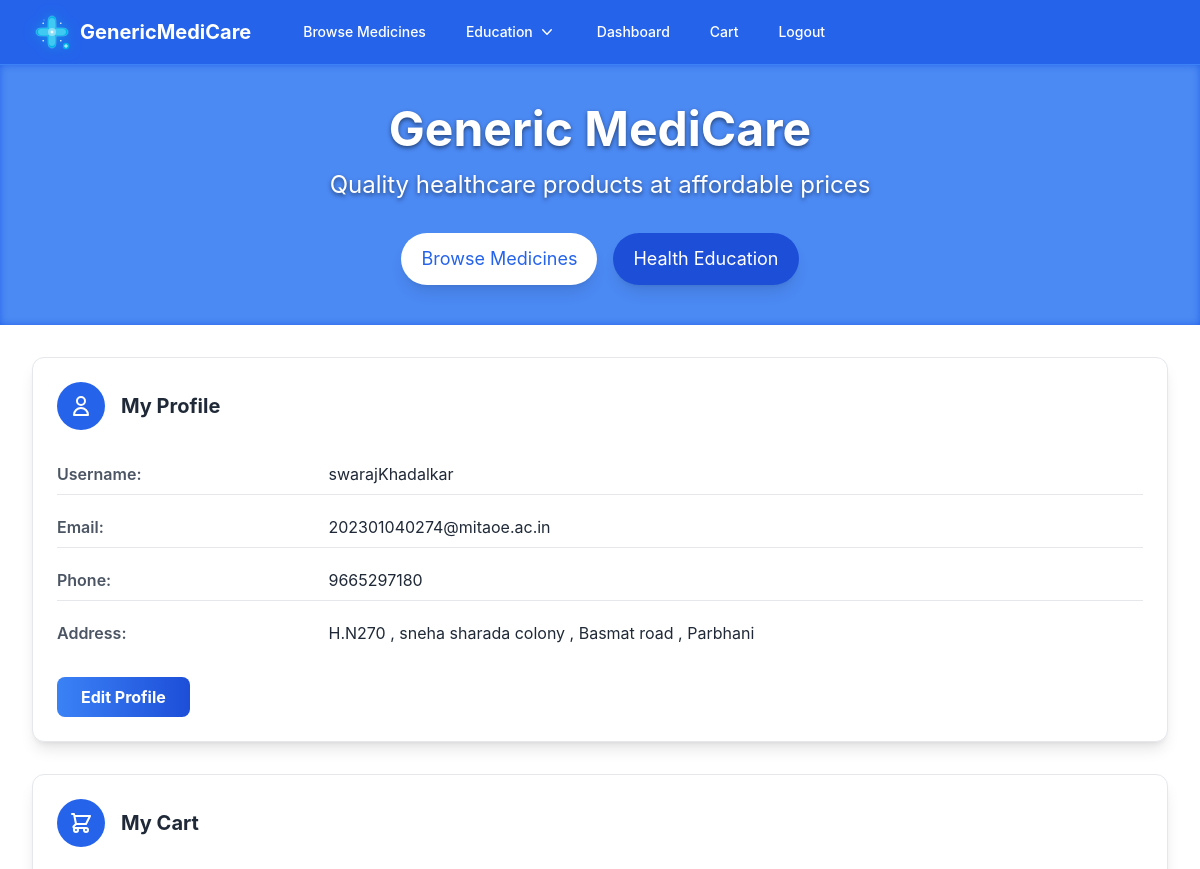
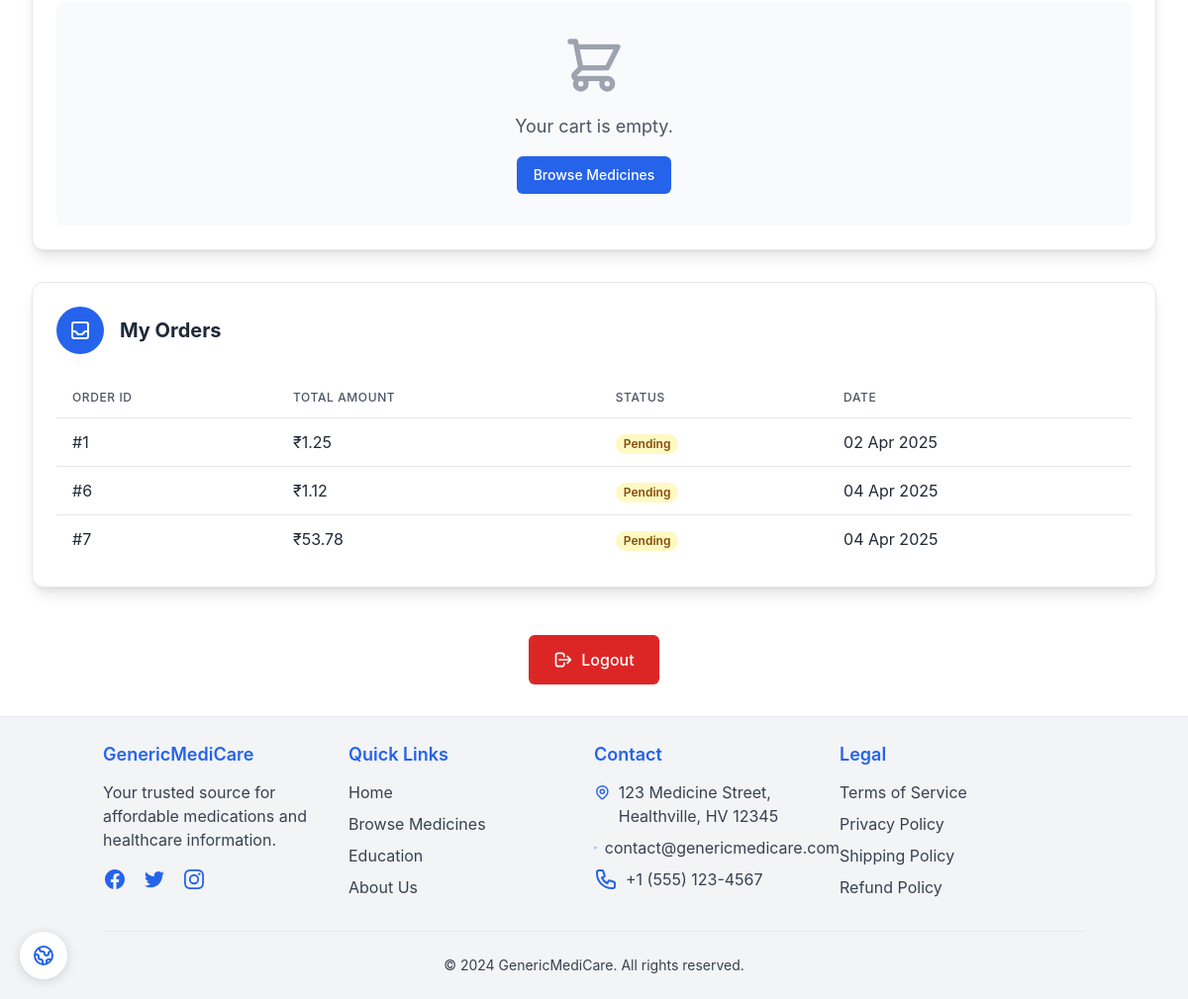
The page /dashboard/customer/ (signed in) on the database its author committed (2 pictures, top to bottom).
### store/models.py (models this page shows, shortened)
class CustomerProfile(models.Model):
    user = models.OneToOneField(User, on_delete=models.CASCADE)
    phone_number = models.CharField(max_length=15)
    address = models.TextField()

class Order(models.Model):
    customer = models.ForeignKey(CustomerProfile, on_delete=models.CASCADE)
    full_name = models.CharField(max_length=255)
    email = models.EmailField()
    phone = models.CharField(max_length=15)
    alternate_phone = models.CharField(max_length=15, blank=True, null=True)
    address = models.TextField()
    city = models.CharField(max_length=100)
    pincode = models.CharField(max_length=10)
    delivery_instructions = models.TextField(blank=True, null=True)
    total_price = models.DecimalField(max_digits=10, decimal_places=2)  # Renamed from total_amount
    payment_method = models.CharField(max_length=50, choices=[("COD", "Cash on Delivery"), ("Online", "Online Payment")])
    created_at = models.DateTimeField(auto_now_add=True)
    STATUS_CHOICES = [
        ('Pending', 'Pending'),
        ('Shipped', 'Shipped'),
        ('Delivered', 'Delivered'),
        ('Cancelled', 'Cancelled'),
    ]
    status = models.CharField(max_length=20, choices=STATUS_CHOICES, default='Pending')
    prescription = models.ImageField(upload_to='prescriptions/', null=True, blank=True)

### store/views.py (the view)
# urls.py: path('dashboard/customer/', customer_dashboard, name='customer_dashboard'),
@login_required
def customer_dashboard(request):
    if not hasattr(request.user, 'customerprofile'):
        return redirect('home')  # Prevent unauthorized access
    customer = request.user.customerprofile  # Get the customer profile
    medicines = Medicine.objects.all()
    orders = Order.objects.filter(customer=request.user.customerprofile)
    cart_items = CartItem.objects.filter(cart__customer=customer)  # Get cart items for this customer
    return render(request, 'customer_dashboard.html', {
        'medicines': medicines,
        'orders': orders,
        'cart_items': cart_items
    })

### store/templates/customer_dashboard.html (shortened to what this page needs)
{% extends 'base.html' %}
{% block content %}
<div class="grid grid-cols-1 gap-8">
    <div class="bg-white rounded-xl overflow-hidden shadow-lg border border-gray-200 hover:shadow-blue-500/10 transition-all duration-300 transform hover:scale-[1.01]">
        <div class="p-6">
            <div class="flex items-center mb-6">
                <div class="bg-primary-600 rounded-full p-3 mr-4">
                    <svg xmlns="http://www.w3.org/2000/svg" class="h-6 w-6 text-white" fill="none" viewBox="0 0 24 24" stroke="currentColor">
                        <path stroke-linecap="round" stroke-linejoin="round" stroke-width="2" d="M16 7a4 4 0 11-8 0 4 4 0 018 0zM12 14a7 7 0 00-7 7h14a7 7 0 00-7-7z" />
                    </svg>
                </div>
                <h2 class="text-xl font-bold text-gray-800">My Profile</h2>
            </div>
            <div class="space-y-3 mb-6">
                <div class="flex flex-col md:flex-row md:items-center py-2 border-b border-gray-200">
                    <span class="font-semibold text-gray-600 md:w-1/4">Username:</span>
                    <span class="text-gray-800">{{ user.username }}</span>
                </div>
                <div class="flex flex-col md:flex-row md:items-center py-2 border-b border-gray-200">
                    <span class="font-semibold text-gray-600 md:w-1/4">Email:</span>
                    <span class="text-gray-800">{{ user.email }}</span>
                </div>
                <div class="flex flex-col md:flex-row md:items-center py-2 border-b border-gray-200">
                    <span class="font-semibold text-gray-600 md:w-1/4">Phone:</span>
                    <span class="text-gray-800">{{ user.customerprofile.phone_number }}</span>
                </div>
                <div class="flex flex-col md:flex-row md:items-center py-2">
                    <span class="font-semibold text-gray-600 md:w-1/4">Address:</span>
                    <span class="text-gray-800">{{ user.customerprofile.address }}</span>
                </div>
            </div>
            <a href="{%url 'edit_customer_profile' %}" class="inline-block bg-gradient-to-r from-primary-500 to-primary-700 hover:from-primary-600 hover:to-primary-800 text-white font-bold py-2 px-6 rounded-lg focus:outline-none focus:shadow-outline transition-all duration-300 transform hover:-translate-y-1">
                Edit Profile
            </a>
        </div>
    </div>
    <div class="bg-white rounded-xl overflow-hidden shadow-lg border border-gray-200 hover:shadow-blue-500/10 transition-all duration-300 transform hover:scale-[1.01]">
        <div class="p-6">
            <div class="flex items-center mb-6">
                <div class="bg-primary-600 rounded-full p-3 mr-4">
                </div>
                <h2 class="text-xl font-bold text-gray-800">My Cart</h2>
            </div>
            {% if cart_items %}
                <div class="overflow-x-auto">
                    <table class="min-w-full divide-y divide-gray-200">
                        <thead>
                            <tr>
                                <th class="px-4 py-3 text-left text-xs font-medium text-gray-600 uppercase tracking-wider">Medicine</th>
                                <th class="px-4 py-3 text-left text-xs font-medium text-gray-600 uppercase tracking-wider">Price</th>
                                <th class="px-4 py-3 text-left text-xs font-medium text-gray-600 uppercase tracking-wider">Quantity</th>
                                <th class="px-4 py-3 text-left text-xs font-medium text-gray-600 uppercase tracking-wider">Total</th>
                                <th class="px-4 py-3 text-left text-xs font-medium text-gray-600 uppercase tracking-wider">Action</th>
                            </tr>
                        </thead>
                        <tbody class="divide-y divide-gray-200">
                            {% for item in cart_items %}
                                <tr class="hover:bg-gray-50">
                                    <td class="px-4 py-3 whitespace-nowrap text-gray-800">{{ item.medicine.name }}</td>
                                    <td class="px-4 py-3 whitespace-nowrap text-gray-800">₹{{ item.medicine.price }}</td>
                                    <td class="px-4 py-3 whitespace-nowrap text-gray-800">{{ item.quantity }}</td>
                                    <td class="px-4 py-3 whitespace-nowrap text-gray-800">₹{{ item.get_total_price }}</td>
                                    <td class="px-4 py-3 whitespace-nowrap">
                                        <a href="{% url 'remove_from_cart' item.id %}" class="inline-flex items-center px-3 py-1 border border-transparent text-sm leading-4 font-medium rounded-md text-white bg-red-600 hover:bg-red-700 focus:outline-none focus:ring-2 focus:ring-offset-2 focus:ring-red-500">
                                            <svg xmlns="http://www.w3.org/2000/svg" class="h-4 w-4 mr-1" fill="none" viewBox="0 0 24 24" stroke="currentColor">
                                                <path stroke-linecap="round" stroke-linejoin="round" stroke-width="2" d="M19 7l-.867 12.142A2 2 0 0116.138 21H7.862a2 2 0 01-1.995-1.858L5 7m5 4v6m4-6v6m1-10V4a1 1 0 00-1-1h-4a1 1 0 00-1 1v3M4 7h16" />
                                            </svg>
                                            Remove
                                        </a>
                                    </td>
                                </tr>
                            {% endfor %}
                        </tbody>
                    </table>
                </div>
                <div class="mt-6 text-right">
                    <a href="{% url 'checkout' %}" class="inline-flex items-center px-6 py-3 border border-transparent text-base font-medium rounded-md shadow-sm text-white bg-green-600 hover:bg-green-700 focus:outline-none focus:ring-2 focus:ring-offset-2 focus:ring-green-500">
                        <svg xmlns="http://www.w3.org/2000/svg" class="h-5 w-5 mr-2" fill="none" viewBox="0 0 24 24" stroke="currentColor">
                            <path stroke-linecap="round" stroke-linejoin="round" stroke-width="2" d="M17 8l4 4m0 0l-4 4m4-4H3" />
                        </svg>
                        Proceed to Checkout
                    </a>
                </div>
            {% else %}
                <div class="bg-gray-50 rounded-lg p-8 text-center">
                    <p class="text-gray-600 text-lg">Your cart is empty.</p>
                    <a href="{% url 'browse_medicines' %}" class="mt-4 inline-flex items-center px-4 py-2 border border-transparent text-sm font-medium rounded-md text-white bg-primary-600 hover:bg-primary-700">
                        Browse Medicines
                    </a>
                </div>
            {% endif %}
        </div>
    </div>
    <div class="bg-white rounded-xl overflow-hidden shadow-lg border border-gray-200 hover:shadow-blue-500/10 transition-all duration-300 transform hover:scale-[1.01]">
        <div class="p-6">
            <div class="flex items-center mb-6">
                <div class="bg-primary-600 rounded-full p-3 mr-4">
                </div>
                <h2 class="text-xl font-bold text-gray-800">My Orders</h2>
            </div>
            <div class="overflow-x-auto">
                <table class="min-w-full divide-y divide-gray-200">
                    <thead>
                        <tr>
                            <th class="px-4 py-3 text-left text-xs font-medium text-gray-600 uppercase tracking-wider">Order ID</th>
                            <th class="px-4 py-3 text-left text-xs font-medium text-gray-600 uppercase tracking-wider">Total Amount</th>
                            <th class="px-4 py-3 text-left text-xs font-medium text-gray-600 uppercase tracking-wider">Status</th>
                            <th class="px-4 py-3 text-left text-xs font-medium text-gray-600 uppercase tracking-wider">Date</th>
                        </tr>
                    </thead>
                    <tbody class="divide-y divide-gray-200">
                        {% for order in orders %}
                            <tr class="hover:bg-gray-50">
                                <td class="px-4 py-3 whitespace-nowrap text-gray-800">#{{ order.pk }}</td>
                                <td class="px-4 py-3 whitespace-nowrap text-gray-800">₹{{ order.total_price }}</td>
                                <td class="px-4 py-3 whitespace-nowrap">
                                    {% if order.status == 'Pending' %}
                                        <span class="px-2 inline-flex text-xs leading-5 font-semibold rounded-full bg-yellow-100 text-yellow-800">
                                            {{ order.status }}
                                        </span>
                                    {% elif order.status == 'Shipped' %}
                                        <span class="px-2 inline-flex text-xs leading-5 font-semibold rounded-full bg-blue-100 text-blue-800">
                                            {{ order.status }}
                                        </span>
                                    {% elif order.status == 'Delivered' %}
                                        <span class="px-2 inline-flex text-xs leading-5 font-semibold rounded-full bg-green-100 text-green-800">
                                            {{ order.status }}
                                        </span>
                                    {% else %}
                                        <span class="px-2 inline-flex text-xs leading-5 font-semibold rounded-full bg-gray-100 text-gray-800">
                                            {{ order.status }}
                                        </span>
                                    {% endif %}
                                </td>
                                <td class="px-4 py-3 whitespace-nowrap text-gray-800">{{ order.created_at|date:"d M Y" }}</td>
                            </tr>
                        {% endfor %}
                    </tbody>
                </table>
            </div>
        </div>
    </div>
    <div class="text-center mt-4">
        <a href="{% url 'logout' %}" class="inline-flex items-center px-6 py-3 border border-transparent text-base font-medium rounded-md text-white bg-red-600 hover:bg-red-700 focus:outline-none focus:ring-2 focus:ring-offset-2 focus:ring-red-500">
            <svg xmlns="http://www.w3.org/2000/svg" class="h-5 w-5 mr-2" fill="none" viewBox="0 0 24 24" stroke="currentColor">
                <path stroke-linecap="round" stroke-linejoin="round" stroke-width="2" d="M17 16l4-4m0 0l-4-4m4 4H7m6 4v1a3 3 0 01-3 3H6a3 3 0 01-3-3V7a3 3 0 013-3h4a3 3 0 013 3v1" />
            </svg>
            Logout
        </a>
    </div>
</div>
{% endblock %}

### rows shown on the page
Order: pk "1", total_price "1.25", status "Pending", created_at "02 Apr 2025"
Order: pk "6", total_price "1.12", status "Pending", created_at "04 Apr 2025"
Order: pk "7", total_price "53.78", status "Pending", created_at "04 Apr 2025"

### other values the page prints
{{ user.username }} "swarajKhadalkar"
{{ user.email }} "202301040274@mitaoe.ac.in"
{{ user.customerprofile.phone_number }} "9665297180"
{{ user.customerprofile.address }} "H.N270 , sneha sharada colony , Basmat road , Parbhani"
